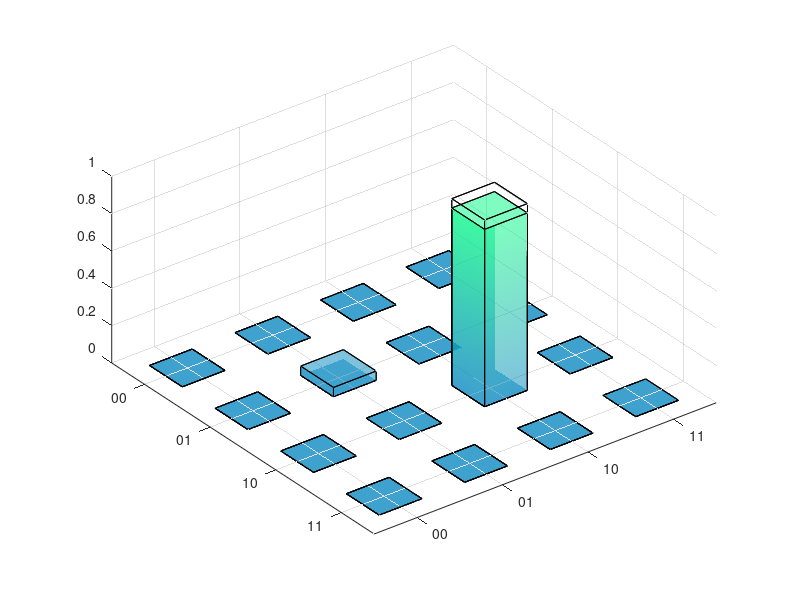

The MATLAB script that drew this image:
%function []=city(pdata,pideal)
%pdata=[1 0 0 -1 0 0 1 0 0 0 0 0 0 0 0 -1];
%pideal=[1 0 0 -1 0 0 1 0 0 0 0 0 0 0 0 -1];
%rdata=pauli2density(pdata);
%rideal=pauli2density(pideal);
rdata=[0 0 0 0; 0 0.05 0 0; 0 0 .95 0; 0 0 0 0];
rideal=[0 0 0 0; 0 0 0 0; 0 0 1 0; 0 0 0 0];
figure(5)
clf
h=bar3(rdata,.5);
%hold on
shading interp
colormap(winter);
  for i = 1:length(h)
        zdata = get(h(i),'ZData');
        set(h(i),'CData',zdata)
        % Add back edge color removed by interpolating shading       
        set(h,'EdgeColor','k')
        set(h,'FaceAlpha',.5);
    end
    set(gca,'DataAspectRatio',[1 1 .5]);
    axis tight;      
set(gca,'XTickLabel',{'00';'01';'10';'11'})
set(gca,'YTickLabel',{'00';'01';'10';'11'})
set(gca,'ZLim',[-1 1]);
set(gca,'CLim',[-1 1]);

hold on
h=bar3(rideal,.50001);
        set(h,'EdgeColor','k')
        set(h,'FaceAlpha',0);
   
%end